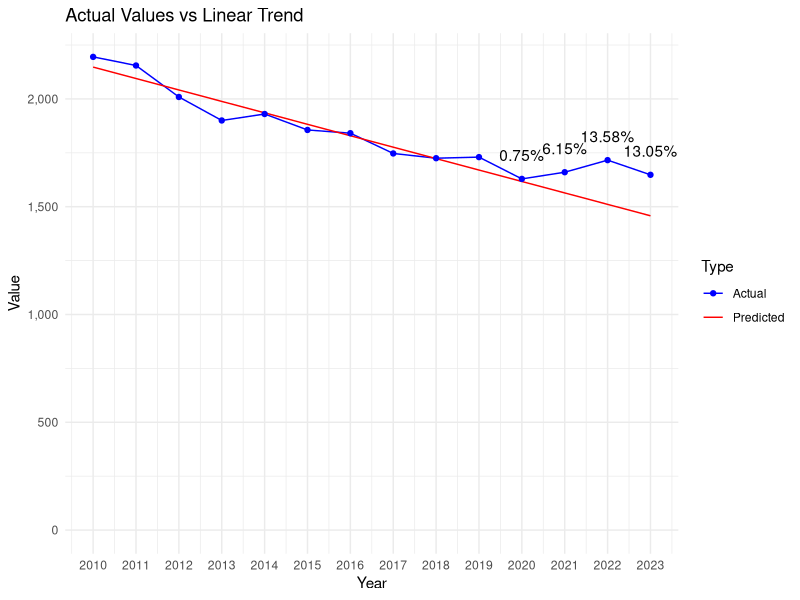

Write the R code that produced this figure.
# Load necessary libraries
library(dplyr)
library(readr)
library(ggplot2)

# Defines the data as a named vector
data <- c(
  `2010` = 2195, `2011` = 2155, `2012` = 2009, `2013` = 1900, `2014` = 1930,
  `2015` = 1856, `2016` = 1841, `2017` = 1747, `2018` = 1725, `2019` = 1730,
  `2020` = 1629, `2021` = 1660, `2022` = 1716, `2023` = 1648
)

# Extracts data for the decade and recent years
decade <- data[as.character(2010:2019)]
recent_years <- data[as.character(2020:2023)]

# Fits a linear model to the decade data
years <- as.numeric(names(decade))
lm_model <- lm(decade ~ years)

# Predicts values for 2020 to 2023 based on the linear model
predicted_values <- predict(lm_model, newdata = data.frame(years = as.numeric(names(recent_years))))

# Calculates deviations from the linear trend
deviations <- recent_years - predicted_values

# Calculates the mean and standard deviation of the decade
decade_mean <- mean(decade)
decade_stddev <- sd(decade)

# Initializes vectors to store the calculated values
z_scores <- numeric(length(recent_years))
percent_deviations <- numeric(length(recent_years))

# Calculates and store the Z-scores, deviations, and percentage of deviations for recent years
for (i in 1:length(recent_years)) {
  year <- names(recent_years)[i]
  z_scores[i] <- (recent_years[year] - decade_mean) / decade_stddev
  deviation <- deviations[year]
  percent_deviations[i] <- (deviation / predicted_values[i]) * 100
  cat(sprintf("Year: %s, Z-score: %f, Deviation from linear trend: %f, Percentage of deviation: %f%%\n",
              year, z_scores[i], deviation, percent_deviations[i]))
}

# Prepare an extended range for predictions, including 2020 to 2023
extended_years <- as.numeric(c(names(decade), names(recent_years)))

# Predict values for the extended range based on the linear model
extended_predicted_values <- predict(lm_model, newdata = data.frame(years = extended_years))

# Create a data frame for plotting actual values
actual_plot_data <- data.frame(
  Year = as.numeric(names(data)),
  Value = data,
  Type = "Actual"
)

# Create a data frame for plotting predicted values
predicted_plot_data <- data.frame(
  Year = extended_years,
  Value = extended_predicted_values,
  Type = "Predicted"
)

# Combine actual and predicted data
plot_data <- rbind(actual_plot_data, predicted_plot_data)

# Create the line chart
p <- ggplot(plot_data, aes(x = Year, y = Value, color = Type)) +
  geom_line(aes(group = Type)) +
  geom_point(data = actual_plot_data, aes(x = Year, y = Value)) +
  theme_minimal() +
  labs(title = "Actual Values vs Linear Trend", x = "Year", y = "Value") +
  scale_color_manual(values = c("Actual" = "blue", "Predicted" = "red")) +
  scale_y_continuous(labels = scales::comma, limits = c(0, max(plot_data$Value))) +
  scale_x_continuous(breaks = extended_years) # Set breaks to every year

# Add percentage of deviation annotations for 2020 to 2023
for (i in 1:length(recent_years)) {
  year <- as.numeric(names(recent_years)[i])
  deviation_value <- percent_deviations[i]
  p <- p + annotate("text", x = year, y = data[as.character(year)], label = paste0(round(deviation_value, 2), "%"), vjust = -1.5)
}

# Print the plot
print(p)